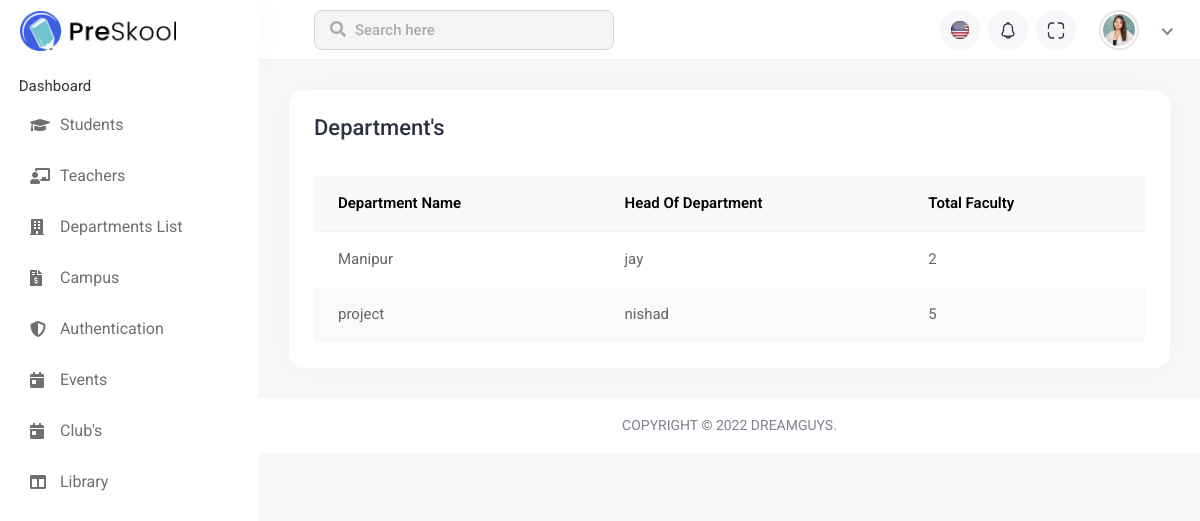
Before: /department_page/ with the older database file.
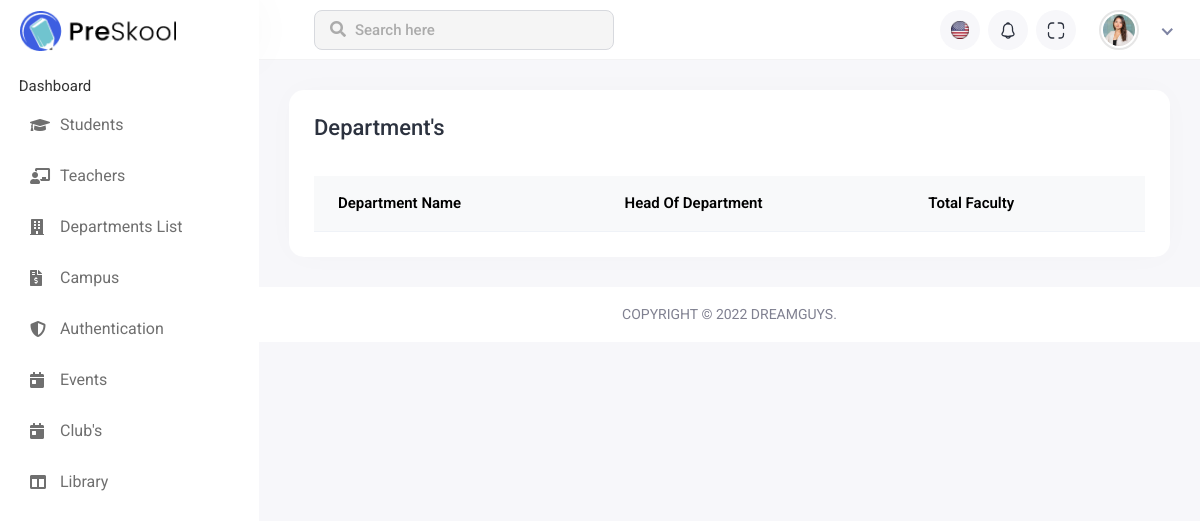
After: the same page with the newer database file.
### Institute_Management_App/models.py (models this page shows, shortened)
class Department(models.Model):
    Depart_Name=models.CharField(max_length=40)
    HeadOfDepart=models.CharField(max_length=40)
    Total_Faculty=models.CharField(max_length=20)
    class Meta:
        db_table='department'

### Institute_Management_App/views.py (the view)
# urls.py: path('department_page/',department_page,name='department_page'),
def department_page(request):
    department_data(request)
    return render(request,'department_page.html', data)

### Institute_Management_App/views.py (called while the page is built)
def department_data(request):
    department = Department.objects.all()
    data['department'] = department

### Institute_Management_App/templates/department_page.html (shortened to what the changed rows need)
{% extends 'base.html' %}
{% load static %}
{% block main_content %}
<div class="main-wrapper">
    <div class="page-wrapper">
        <div class="content container-fluid">
            <div class="row">
                <div class="col-sm-12">
                    <div class="card card-table comman-shadow">
                        <div class="card-body">
                            <div class="table-responsive">
                                <table
                                    class="table border-0 star-student table-hover table-center mb-0 datatable table-striped">
                                    <thead class="student-thread">
                                        <tr>
                                            <th>Department Name</th>
                                            <th>Head Of Department</th>
                                            <th>Total Faculty</th>
                                        </tr>
                                    </thead>
                                    <tbody>
                                        {% for S_data in department %}
                                        <tr>
                                            <td>{{S_data.Depart_Name}}</td>
                                            <td>{{S_data.HeadOfDepart}}</td>
                                            <td>{{S_data.Total_Faculty}}</td>
                                        </tr>
                                        {% endfor %}
                                    </tbody>
                                </table>
                            </div>
                        </div>
                    </div>
                </div>
            </div>
        </div>
    </div>
</div>
{% endblock %}

Changed rows visible on the page:
removed Department: Depart_Name "Manipur", HeadOfDepart "jay", Total_Faculty "2"
removed Department: Depart_Name "project", HeadOfDepart "nishad", Total_Faculty "5"
